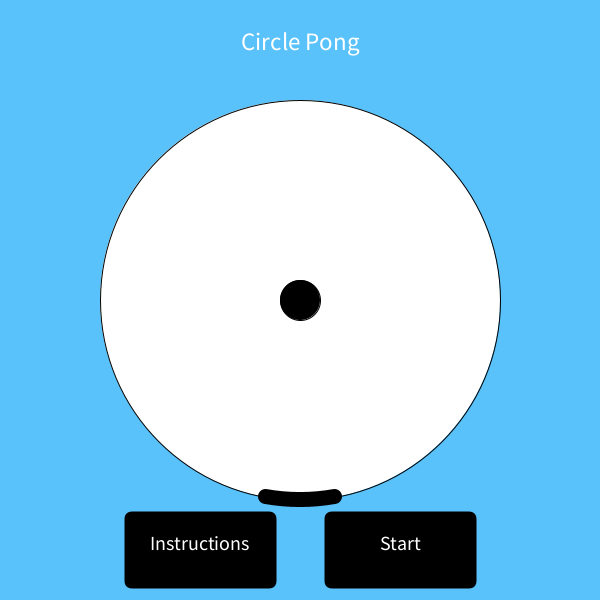
Frame 1 (no input)
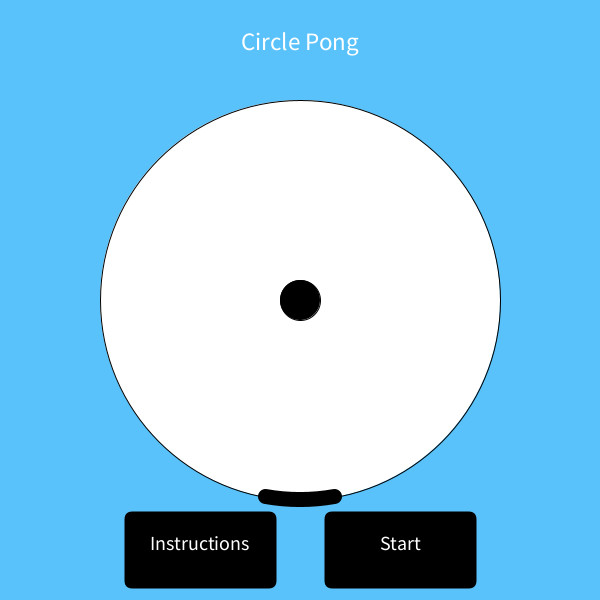
Frame 60 (the mouse pressed at the canvas centre just before this capture)
Frame 120 (the mouse held since frame 60 and released just before this capture): identical to frame 60, image omitted

The Processing sketch that drew these frames (run headless with seeded random() and noise(); from frame 60 on, the mouse is pressed at the canvas centre):

// Processing sketch: Circle_Pong
// ── Circle_Pong.pde
//circlepong
float speedy = 3.0;
float speedx = 0.0;
float cypos = 300.0;
float cxpos = 300.0;
float aspeedy = 2.2;
float aspeedx = 2.2;
float aspos = 80.0;
float aepos = 100.0;
boolean arcmove = false;
boolean ballmove = false;
boolean ballgo = false;
boolean starttimer = false;
boolean bottomright = false;
boolean topright = false;
boolean bottomleft = false;
boolean topleft = false;
boolean alive = true;
boolean notstarted = true;
boolean gameover = false;
boolean tryagain = false;
int starttime;
int fulltime;
int highscore = 0;
boolean begin = false;
boolean keyPressedBefore = false;
boolean instructions = false;
void setup(){
  size(600,600);
  smooth();
  
}

void draw(){
 if (begin==false && instructions==false){
   HomeScreen();
   tryagain=false;
 }
 if (instructions==true){
   Instructions();
 }
 
 if (begin==true){
   GameScreen();
 }
 if (gameover==true){
   EndScreen();
 }
 if (tryagain==true){
   gameover=false;
   alive=true;
   arcmove=false;
   ballmove=false;
   ballgo=false;
   begin=false;
   notstarted=true;
   cxpos=300;
   cypos=300;
   aspos=80;
   aepos=100;
   aspeedy = 2.2;
   aspeedx = 2.2;
   speedy=2.5;
   speedx=0.0;
   HomeScreen();
 }



  
  
  
}

// ── End.pde
void EndScreen(){
  background(90,194,250);
  fill(0);
  stroke(0);
  strokeWeight(2);
  rectMode(CENTER);
  rect(300,200,200,100,7);
  rect(300,400,200,100,7);
  fill(255);
  textSize(40);
  text(fulltime-starttime,300,200);
  text("Try Again",300,400);
  text("Score",300,120);
  if (mousePressed){
    if (mouseX>150 && mouseX<450){
      if (mouseY>350 && mouseY<450){
        tryagain = true;
      }
    }
  }
  if(fulltime-starttime>highscore){
    highscore = highscore-highscore+(fulltime-starttime);
  }
  text("High Score",300,510);
  text(highscore,300,550);
  
}

// ── Game.pde
void GameScreen(){
  background(90,194,250);
  strokeWeight(1);
  stroke(255);
  
  fill(255);
  ellipse(300,300,400,400);
  fill(0);
  ellipse(cxpos,cypos,40,40);
  fill(0,0,0,0);
  strokeWeight(15);
  stroke(5);
  arc(300,300,400,400, radians(aspos), radians(aepos));
  textSize(180);
  fill(255);
  stroke(255);
  textSize(20);
  textAlign(CENTER);
  text("CLICK TO GO!",300,550); 
  textSize(180);
  if (keyPressed){
    arcmove=true;
    
  }
  if (arcmove==true){
   
    aspos = aspos+aspeedy;
    aepos = aepos+aspeedx;
    if (keyPressed==true){
      if (keyPressedBefore==false){
        aspeedx = -aspeedx;
        aspeedy = -aspeedy;
      }
      keyPressedBefore = true;
    }
    else {
      keyPressedBefore = false;
    }
      
 
    ballmove = true;
    if (ballmove==true){
      if (mousePressed){
        ballgo = true;
      }
    }
    if (alive==true){
      fulltime = millis()/1000;
    }
    if (notstarted==true){
      starttime=millis()/1000;
    }
    if (ballgo==true){
      notstarted = false;
      if (notstarted==false){
        textAlign(CENTER,CENTER);
        fill(0);
        text(fulltime-starttime,300,300);
      }
     
      cypos = cypos+speedy;
      cxpos = cxpos+speedx;
      for(float x=0; x<600; x=x+1){
        for (float y=0; y<600; y=y+1){
          if (sqrt((abs(cxpos-x)*abs(cxpos-x))+(abs(cypos-y)*abs(cypos-y)))<=20 && get(int(x),int(y))==color(5)){
            if (sqrt(abs(cxpos-300)*abs(cxpos-300)+abs(cypos-300)*abs(cypos-300))>=180){
              if (cxpos>=300 && cypos>=300){
                speedy= random(-2.51,-3.0);
                bottomright = true;
                if (bottomright==true){
                  speedx= -(sqrt(9.0-(speedy*speedy)));
                }
              }
              else if (cxpos>=300 && cypos<300){
                speedy= random(2.51,3.0);
                topright = true;
                if (topright==true){
                  speedx= -(sqrt(9.0-(speedx*speedx)));
                }
              }
              else if (cxpos<300 && cypos<300){
                speedy= random(2.51,3.00);
                topleft = true;
                if (topleft==true){
                  speedx= (sqrt(9.0-(speedx*speedx)));
                }
              }
              else if (cxpos<300 && cypos>=300){
                speedy= random(-2.51,-3.00);
                bottomleft = true;
                if (bottomleft==true){
                  speedx= sqrt(9.0-(speedy*speedy));
                }
              }
             }
            }
          }
      }
    }
          if (cxpos>=620 || cxpos<=-20 || cypos>=620 || cypos<=-20){
            alive=false;
            ballgo=false;
            if (alive==false){
              textAlign(CENTER,CENTER);
              fill(0);
              text(fulltime-starttime,300,300);
              aspeedx = 0;
              aspeedy = 0;
              gameover = true;
            }
          }
        
           
      
     
    
     
  
  }
  
  
}

// ── Home.pde
void HomeScreen(){
  background(90,194,250);
  strokeWeight(1);
  stroke(0);
  
  fill(255);
  ellipse(300,300,400,400);
  fill(0);
  ellipse(cxpos,cypos,40,40);
  fill(0,0,0,0);
  strokeWeight(15);
  stroke(1);
  arc(300,300,400,400, radians(80), radians(100));
  fill(255);
  textSize(25);
  textAlign(CENTER);
  text("Circle Pong",300,50);
  textSize(20);
  fill(0);
  stroke(0);
  strokeWeight(2);
  rectMode(CENTER);
  rect(200,550,150,75,7);
  rect(400,550,150,75,7);
  fill(255);
  text("Start",400,550);
  text("Instructions",200,550); 
  if (mousePressed){
    if (mouseX<=275 && mouseX>=125 && mouseY<=587 && mouseY>=513){
      instructions = true;
    } 
  }
  if (mousePressed){
    if (mouseX<=475 && mouseX>=325 && mouseY<=587 && mouseY>=513){
      begin = true;
    }
  }
}

// ── Instructions.pde
void Instructions(){
  background(90,194,250);
  fill(255);
  textAlign(CENTER);
  textSize(20);
  text("Click any key to move the bar back and forth, click the mouse to start the ball moving",300,200,400,170);
  text("Try and keep the ball within the circle for as many seconds as you can",300,300,400,170);
  fill(0);
  rect(300,450,150,75,7);
  textSize(45);
  fill(255);
  text("Back",300,450);
  if (mousePressed){
    if (mouseX<=375 && mouseX>=225 && mouseY<=487 && mouseY>=413){
      instructions = false;
    }
  }
  
}
